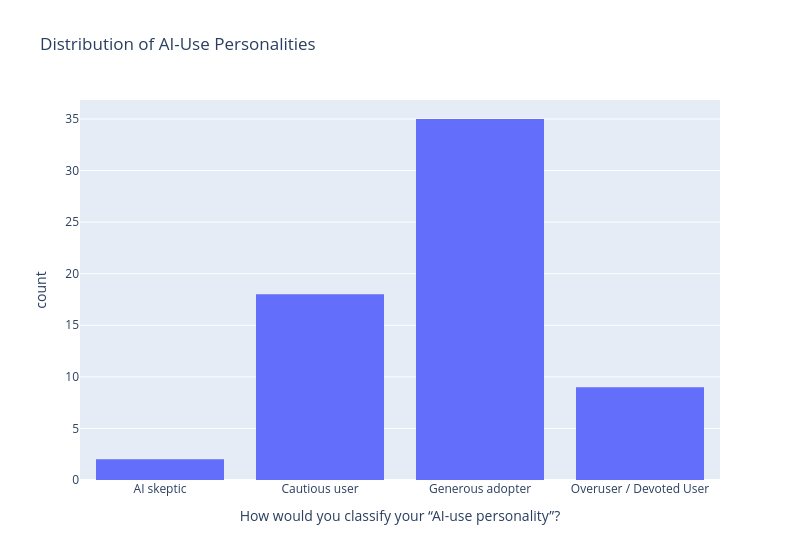

The code cell stored with this chart in its notebook:
### Markdown cell above
### Simple Distributions

### Code cell
#plot the distribution of the 'How would you classify your AI-use persona' column
#clean column names by removing information in parentheses
survey_data['How would you classify your “AI-use personality”?'] = (
    survey_data['How would you classify your “AI-use personality”?']
    .str.split('(')
    .str[0]
    .str.strip()
)

#Reorder the values in the 'How would you classify your AI-use personality?' column by the number of responses for each category
personality_order = ["AI skeptic", "Cautious user", "Generous adopter", "Overuser / Devoted User"]
#cut out row where 'How would you classify your AI-use personality' contains Medium Use
survey_data_temp = survey_data[~survey_data['How would you classify your “AI-use personality”?'].str.contains('Medium Use', case=False, na=False)]

ai_personality_dist = px.histogram(survey_data_temp, 
                                   x='How would you classify your “AI-use personality”?', 
                                   title='Distribution of AI-Use Personalities', 
                                   width =800)

ai_personality_dist.update_layout( xaxis={'categoryorder':'array', 'categoryarray': personality_order})
ai_personality_dist.show()

### Figure 1 — Plotly figure (JSON) as saved in the notebook; plotly's stock layout.template omitted (floating-point values rounded to 4 significant figures)
{"data": [{"bingroup": "x", "hovertemplate": "How would you classify your “AI-use personality”?=%{x}<br>count=%{y}<extra></extra>", "legendgroup": "", "marker": {"color": "#636efa", "pattern": {"shape": ""}}, "name": "", "orientation": "v", "showlegend": false, "type": "histogram", "x": ["Cautious user", "Generous adopter", "Generous adopter", "Overuser / Devoted User", "AI skeptic", "Generous adopter", "Generous adopter", "Generous adopter", "Generous adopter", "Overuser / Devoted User", "Cautious user", "Cautious user", "Cautious user", "Generous adopter", "Generous adopter", "Generous adopter", "Cautious user", "Generous adopter", "Cautious user", "Generous adopter", "Overuser / Devoted User", "Cautious user", "AI skeptic", "Generous adopter", "Cautious user", "Generous adopter", "Overuser / Devoted User", "Generous adopter", "Overuser / Devoted User", "Generous adopter", "Generous adopter", "Cautious user", "Cautious user", "Generous adopter", "Overuser / Devoted User", "Overuser / Devoted User", "Generous adopter", "Generous adopter", "Generous adopter", "Generous adopter", "Cautious user", "Generous adopter", "Overuser / Devoted User", "Generous adopter", "Generous adopter", "Generous adopter", "Generous adopter", "Generous adopter", "Cautious user", "Cautious user", "Generous adopter", "Generous adopter", "Cautious user", "Generous adopter", "Generous adopter", "Cautious user", "Generous adopter", "Generous adopter", "Generous adopter", "Cautious user", "Generous adopter", "Cautious user", "Overuser / Devoted User", "Cautious user"], "xaxis": "x", "yaxis": "y"}], "layout": {"barmode": "relative", "legend": {"tracegroupgap": 0}, "title": {"text": "Distribution of AI-Use Personalities"}, "width": 800, "xaxis": {"anchor": "y", "categoryarray": ["AI skeptic", "Cautious user", "Generous adopter", "Overuser / Devoted User"], "categoryorder": "array", "domain": [0, 1], "title": {"text": "How would you classify your “AI-use personality”?"}}, "yaxis": {"anchor": "x", "domain": [0, 1], "title": {"text": "count"}}}}
